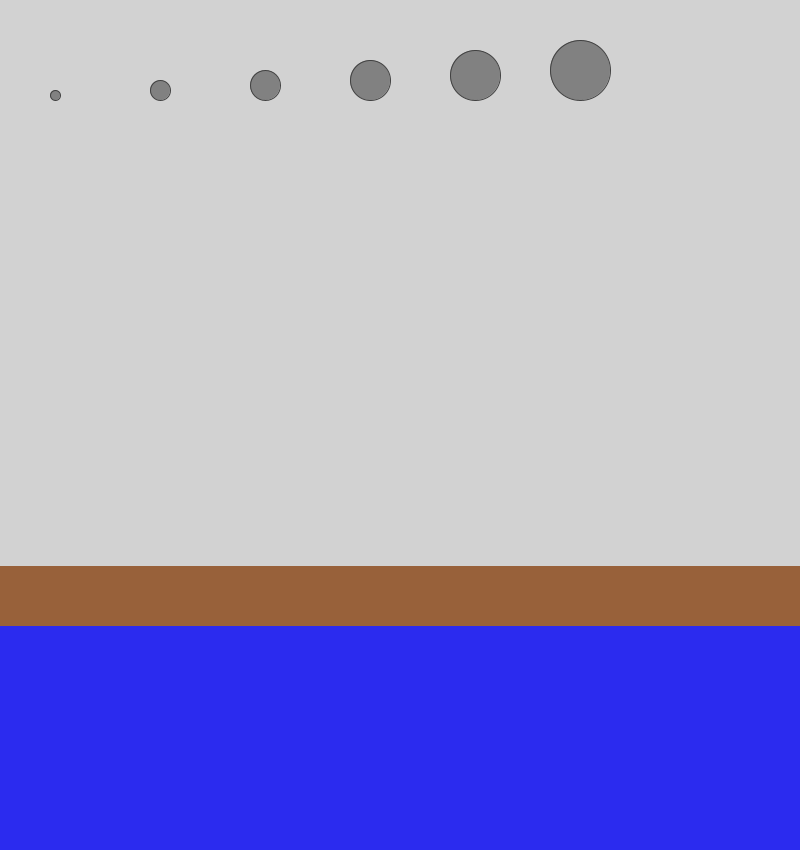
Frame 1 (no input)
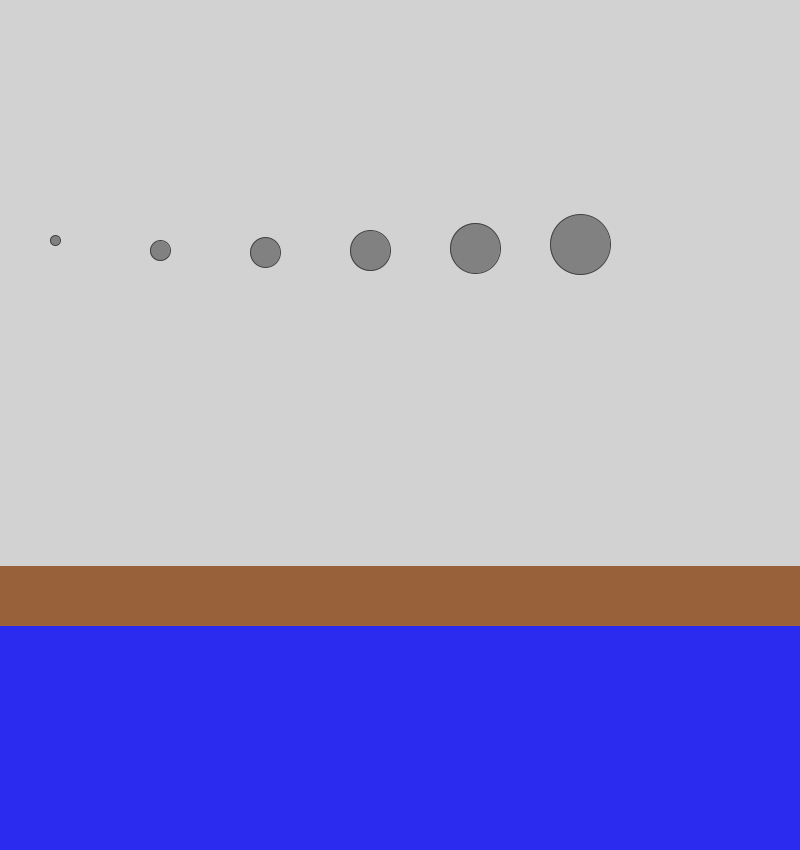
Frame 60 (the mouse pressed at the canvas centre just before this capture)
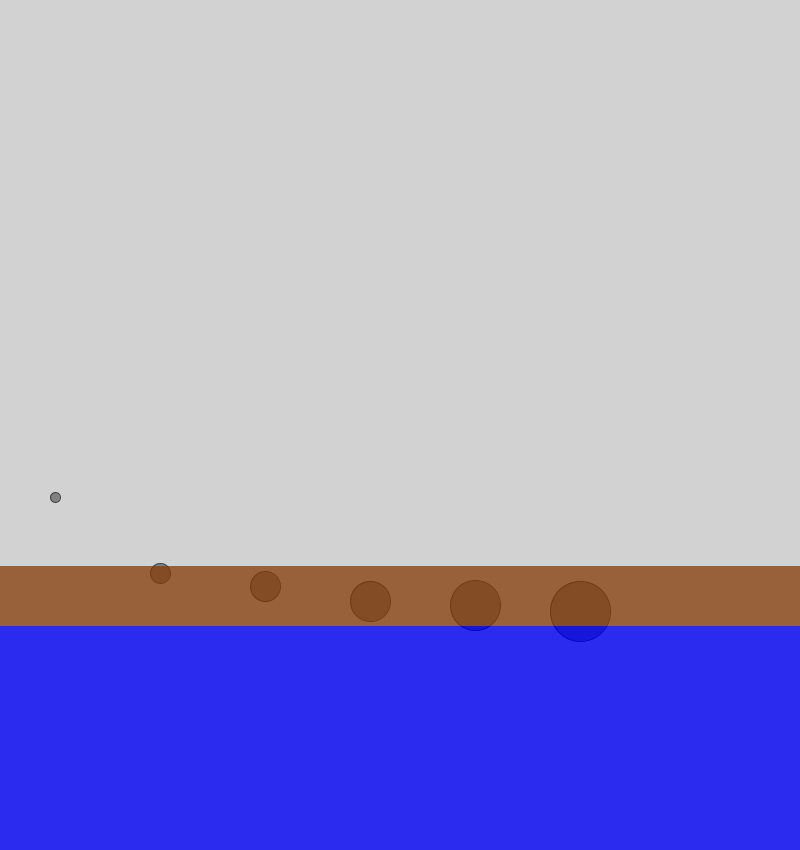
Frame 120 (the mouse held since frame 60 and released just before this capture)

The Processing sketch that drew these frames (run headless with seeded random() and noise(); from frame 60 on, the mouse is pressed at the canvas centre):

// Processing sketch: drag_force
// ── drag_force.pde
Ball[] balls;
Background background;

void setup() {
  size(800, 850);
  
  balls = new Ball[6];
  
  for(int i = 0; i < balls.length; i++) {
    balls[i] = new Ball(10 + i * 10, 50 + i * 100, 100);    
  }
  
  background = new Background();
}

void draw() {  
  background(200);
  
  for(Ball ball: balls) {  
    // Gravity force
    PVector gravityForce = new PVector(0,0.1);
    gravityForce.mult(ball.mass);
    ball.applyForce(gravityForce);
    
    // Drag force
    PVector dragForce = ball.velocity.get();
    dragForce.normalize();
    dragForce.mult(-1);
    
    float ballSpeed = ball.velocity.mag();  
    float dragResistanceFactor = background.getResistanceFactor(ball.location.y);
    dragForce.mult(dragResistanceFactor * ballSpeed * ballSpeed);
    ball.applyForce(dragForce);
    
    
    ball.update();
    ball.edges();
    ball.display();
  }
  
  background.display();
}

// ── Background.pde
class Background {
  
  
  float airResistanceFactor = 0.005;
  float airYStart = 0;
  float airYSize = 2*height/3;
  
  float oilResistanceFactor = 0.2;
  float oilYStart = airYStart + airYSize;
  float oilYSize = 60;
  
  float waterResistanceFactor = 0.05;
  float waterYStart = oilYStart + oilYSize;
  float waterYSize = height - waterYStart;
  
  
  void display() {
    //display air
    noStroke();
    fill(250, 50);
    rect(0, airYStart, width, airYSize);
    
    //display oil
    noStroke();
    fill(139,69,19,200);
    rect(0, oilYStart, width, oilYSize);
    
    //display water
    noStroke();
    fill(0, 0, 250, 200);
    rect(0, waterYStart, width, waterYSize);
  }
  
  float getResistanceFactor(float y) {
    if(y >= airYStart && y < oilYStart)
      return airResistanceFactor;
    else if(y >= oilYStart && y < waterYStart)
      return oilResistanceFactor;
    else 
      return waterResistanceFactor;
  }
  
}

// ── Ball.pde
class Ball {
  
   int size;
   float mass;
   
   PVector location;
   PVector velocity;
   PVector acceleration;
   
   
   public Ball(int size, float xStart, float yStart) {
     this.size = size;
     this.mass = this.size/10;
     
     this.location = new PVector(xStart + this.size/2, yStart - this.size/2);
     this.velocity = new PVector(0,0);
     this.acceleration = new PVector(0,0);
   }
   
   
   public void update() {
     this.velocity.add(this.acceleration);
     this.location.add(this.velocity);
     this.acceleration = new PVector(0,0);
   }
   
   public void edges() {
    if(this.location.x > width || this.location.x < 0)
      this.velocity.x *= -1;
    
    if(this.location.y > height || this.location.y < 0)
      this.velocity.y *= -1;
   }
   
   public void display() {
     stroke(20);
     fill(100);
     ellipse(this.location.x, this.location.y, size, size);
   }
   
   public void applyForce(PVector force) {
     PVector f = PVector.div(force, this.mass);
     this.acceleration.add(f);
   }
  
}
